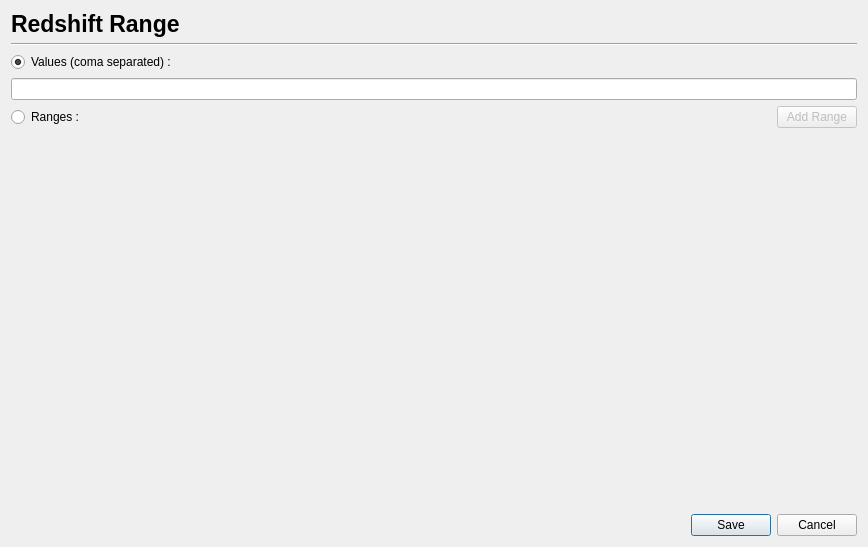
<?xml version="1.0" encoding="UTF-8"?>
<ui version="4.0">
 <class>Euclid::PhzQtUI::DialogRange</class>
 <widget class="QDialog" name="Euclid::PhzQtUI::DialogRange">
  <property name="geometry">
   <rect>
    <x>0</x>
    <y>0</y>
    <width>868</width>
    <height>547</height>
   </rect>
  </property>
  <property name="windowTitle">
   <string>Parameter Space Specification</string>
  </property>
  <layout class="QVBoxLayout" name="verticalLayout_11">
   <item>
    <layout class="QHBoxLayout" name="horizontalLayout_2">
     <item>
      <widget class="QLabel" name="lbl_title">
       <property name="font">
        <font>
         <pointsize>17</pointsize>
         <weight>75</weight>
         <bold>true</bold>
        </font>
       </property>
       <property name="text">
        <string>Redshift Range</string>
       </property>
      </widget>
     </item>
     <item>
      <spacer name="horizontalSpacer_4">
       <property name="orientation">
        <enum>Qt::Horizontal</enum>
       </property>
       <property name="sizeHint" stdset="0">
        <size>
         <width>40</width>
         <height>20</height>
        </size>
       </property>
      </spacer>
     </item>
    </layout>
   </item>
   <item>
    <widget class="Line" name="line">
     <property name="orientation">
      <enum>Qt::Horizontal</enum>
     </property>
    </widget>
   </item>
   <item>
    <widget class="QRadioButton" name="rb_val">
     <property name="text">
      <string>Values (coma separated) :</string>
     </property>
     <property name="checked">
      <bool>true</bool>
     </property>
    </widget>
   </item>
   <item>
    <widget class="QLineEdit" name="txt_values"/>
   </item>
   <item>
    <layout class="QHBoxLayout" name="horizontalLayout_5">
     <item>
      <widget class="QRadioButton" name="rb_range">
       <property name="text">
        <string>Ranges :</string>
       </property>
      </widget>
     </item>
     <item>
      <spacer name="horizontalSpacer_3">
       <property name="orientation">
        <enum>Qt::Horizontal</enum>
       </property>
       <property name="sizeHint" stdset="0">
        <size>
         <width>40</width>
         <height>20</height>
        </size>
       </property>
      </spacer>
     </item>
     <item>
      <widget class="QPushButton" name="btn_add_range">
       <property name="enabled">
        <bool>false</bool>
       </property>
       <property name="text">
        <string>Add Range</string>
       </property>
      </widget>
     </item>
    </layout>
   </item>
   <item>
    <layout class="QVBoxLayout" name="Layout_range"/>
   </item>
   <item>
    <widget class="QSplitter" name="splitter">
     <property name="orientation">
      <enum>Qt::Vertical</enum>
     </property>
    </widget>
   </item>
   <item>
    <widget class="QWidget" name="widget" native="true"/>
   </item>
   <item>
    <widget class="QLabel" name="labelMessage">
     <property name="font">
      <font>
       <weight>75</weight>
       <bold>true</bold>
      </font>
     </property>
     <property name="text">
      <string/>
     </property>
     <property name="alignment">
      <set>Qt::AlignCenter</set>
     </property>
    </widget>
   </item>
   <item>
    <widget class="QDialogButtonBox" name="buttonBox">
     <property name="enabled">
      <bool>true</bool>
     </property>
     <property name="orientation">
      <enum>Qt::Horizontal</enum>
     </property>
     <property name="standardButtons">
      <set>QDialogButtonBox::Cancel|QDialogButtonBox::Save</set>
     </property>
    </widget>
   </item>
  </layout>
 </widget>
 <resources/>
 <connections/>
</ui>
